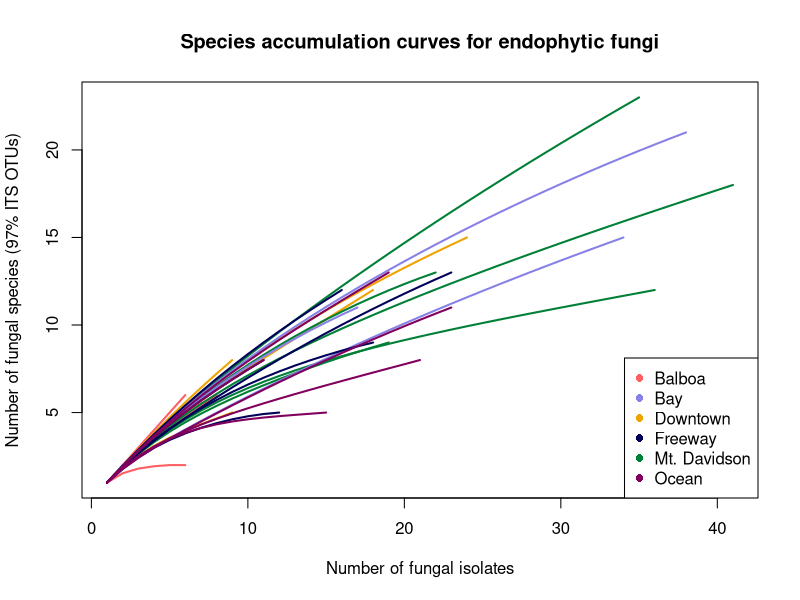
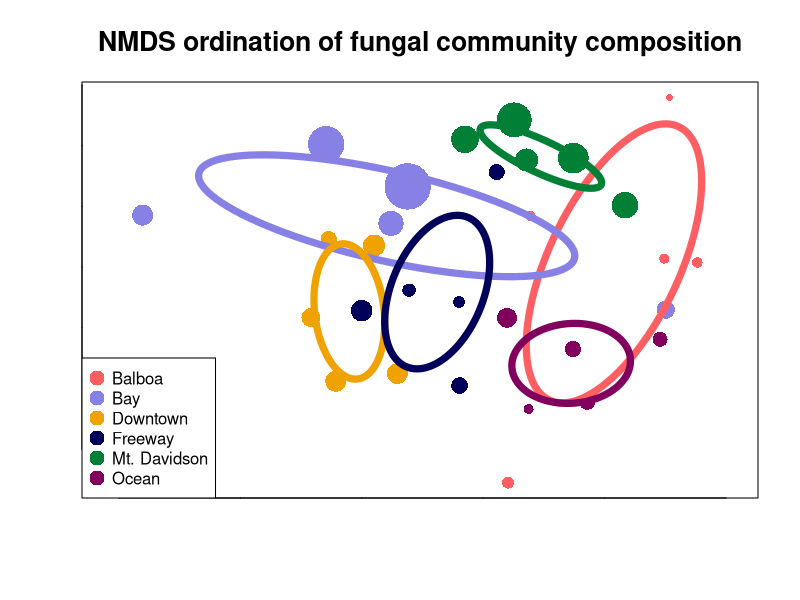

R code for these plots, in order:
## ---- chunk 1
knitr::opts_chunk$set(echo = FALSE)
## ---- chunk 2
# load libraries
library("dplyr")
library("tidyr")
library("vegan")
## ---- chunk 3
# load files
otus <- read.table("seq_with_OTU_ID.txt")
groups <- read.table("groupfile.tsv")
trees <- read.csv("metadata/M_excel_tree_metadata.csv",
                  stringsAsFactors = FALSE)

# count by groups instead of trees
otu_table <- otus %>%
  left_join(groups, by = c("V1" = "V1")) %>%
  group_by(V2.x, V2.y) %>%
  summarize(count = n()) %>%
  spread(V2.x, count, fill = 0)

# get rid of rows with NA
otu_table <- as.data.frame(na.omit(otu_table))

# fix row name problems for vegan
row.names(otu_table) <- otu_table[, 1]
otu_table <- otu_table[, -1]

# drop out USF test sample
otu_table <- otu_table[1:30,]
## ---- chunk 4
#figure out how to embed images
## ---- chunk 5
#set colors
rare_color = c(rep("#ff5e62", 5),
               rep("#f0a200", 5),
               rep("#007f36", 5),
               rep("#8781e6", 5),
               rep("#00005a", 5),
               rep("#81005e", 5))

#rename sites to be more readable
group_labels <- c(rep("Balboa", 5),
                  rep("Downtown", 5),
                  rep("Mt. Davidson", 5),
                  rep("Bay", 5),
                  rep("Freeway", 5),
                  rep("Ocean", 5))

#draw the species richness curves
rarecurve(otu_table,
          main = "Species accumulation curves for endophytic fungi",
          col = rare_color,
          label = FALSE,
          lwd = 2,
          xlab = "Number of fungal isolates",
          ylab = "Number of fungal species (97% ITS OTUs)")

#add a legend for greater readability
legend("bottomright",
       legend = levels(factor(group_labels)),
       pch = 16,
       col = c(rep("#ff5e62"),
               rep("#8781e6"),
               rep("#f0a200"),
               rep("#00005a"),
               rep("#007f36"),
               rep("#81005e")))

## ---- chunk 6
#use TBAS metadata
## ---- chunk 7
ord_obj <- metaMDS(otu_table)

# fix row names to be more readable
row.names(otu_table) <- c(paste("Balboa - Tree", 1:5),
                         paste("Downtown - Tree", 1:5),
                         paste("Mt. Davidson - Tree", 1:5),
                         paste("Bay - Tree", 1:5),
                         paste("Freeway - Tree", 1:5),
                         paste("Ocean - Tree", 1:5))

trees_aug <- subset(trees, as.POSIXct(trees$Date_sampled) > as.POSIXct("2017-08-01"))

plot(ord_obj,
     display = "sites",
     type = "n",
     main = "NMDS ordination of fungal community composition",
     cex.main = 1.6,
     xlab = "",
     ylab = "",
     tck = 0,
     labels = FALSE)

points(ord_obj,
       display = "sites",
       col = c(rep("#ff5e62", 5),
               rep("#f0a200", 5),
               rep("#007f36", 5),
               rep("#8781e6", 5),
               rep("#00005a", 5),
               rep("#81005e", 5)),
       cex = trees_aug$DBH_cm/10,
       pch = 16)

legend("bottomleft",
       legend = levels(factor(group_labels)),
       pch = 16,
       cex = 1,
       pt.cex = 2,
       col = c(rep("#ff5e62"),
               rep("#8781e6"),
               rep("#f0a200"),
               rep("#00005a"),
               rep("#007f36"),
               rep("#81005e")))

ordiellipse(ord_obj,
            groups =group_labels,
            label = FALSE,
            col = c(rep("#ff5e62"),
                    rep("#8781e6"),
                    rep("#f0a200"),
                    rep("#00005a"),
                    rep("#007f36"),
                    rep("#81005e")),
            lwd = 7)
